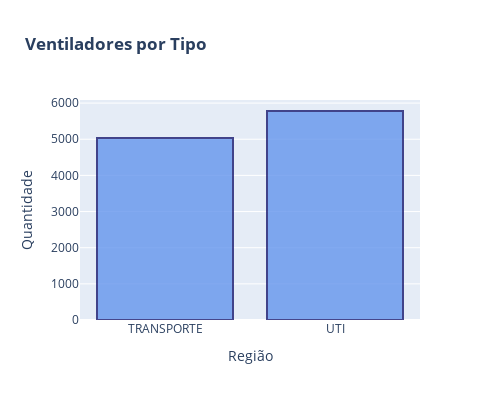

Source (notebook cell):
### Code cell
#  Selecting data and configuring width and opacity
data = [go.Bar(x=df_gp_tp['TIPO'], y=df_gp_tp['QUANTIDADE'], marker = {'color': 'cornflowerblue',
                         'line': {'color': 'midnightblue','width': 2}}, opacity= 0.8)]
#Layout configuration
config_lay = go.Layout(title='<b>Ventiladores por Tipo</b>',yaxis={'title':'Quantidade'},
                                 xaxis={'title':'Região'}, height=400, width=500)


fig1 = go.Figure(data=data, layout=config_lay)

#Creating graph
py.iplot(fig1)

### Figure 1 — Plotly figure (JSON) as saved in the notebook; plotly's stock layout.template omitted (floating-point values rounded to 4 significant figures)
{"data": [{"marker": {"color": "cornflowerblue", "line": {"color": "midnightblue", "width": 2}}, "opacity": 0.8, "type": "bar", "x": ["TRANSPORTE", "UTI"], "y": [5033, 5781]}], "layout": {"height": 400, "title": {"text": "<b>Ventiladores por Tipo</b>"}, "width": 500, "xaxis": {"title": {"text": "Região"}}, "yaxis": {"title": {"text": "Quantidade"}}}}
